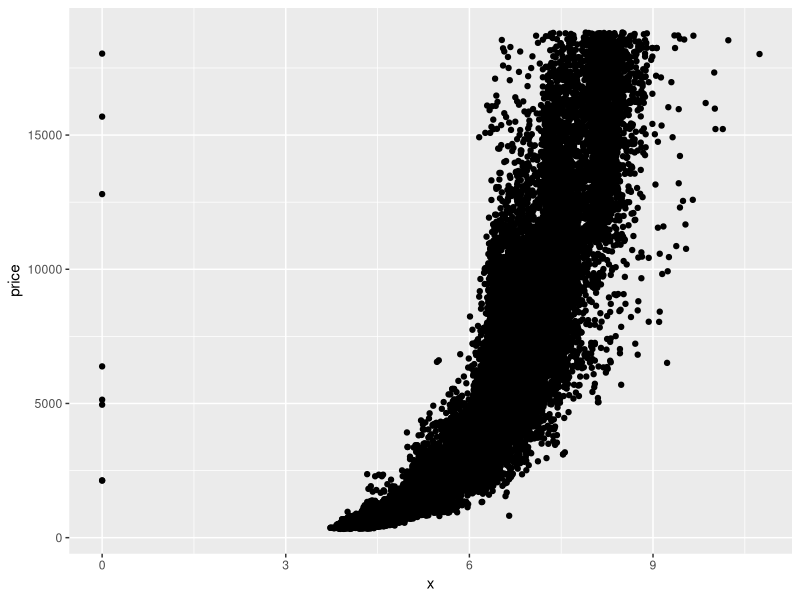
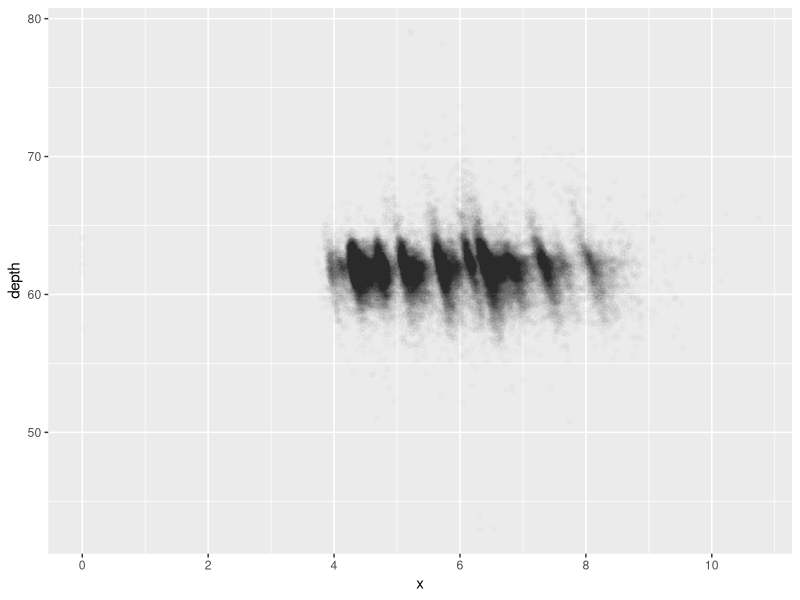
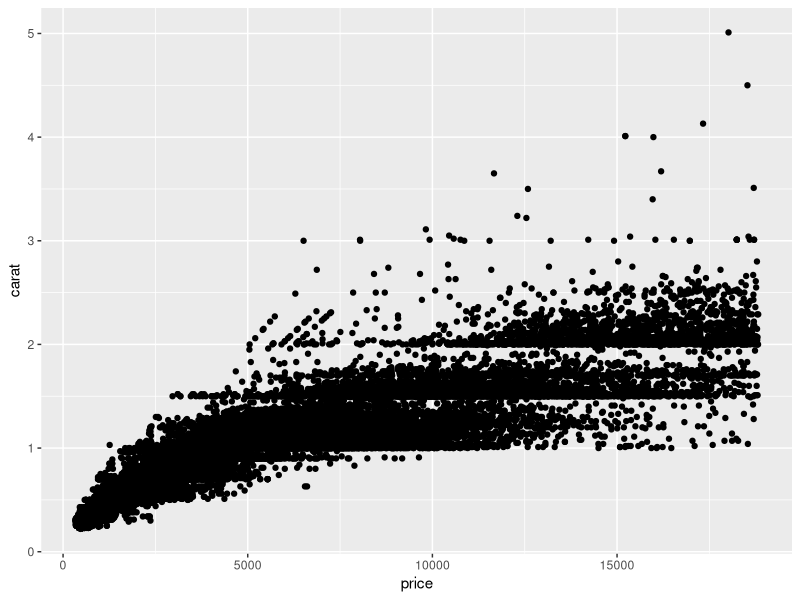
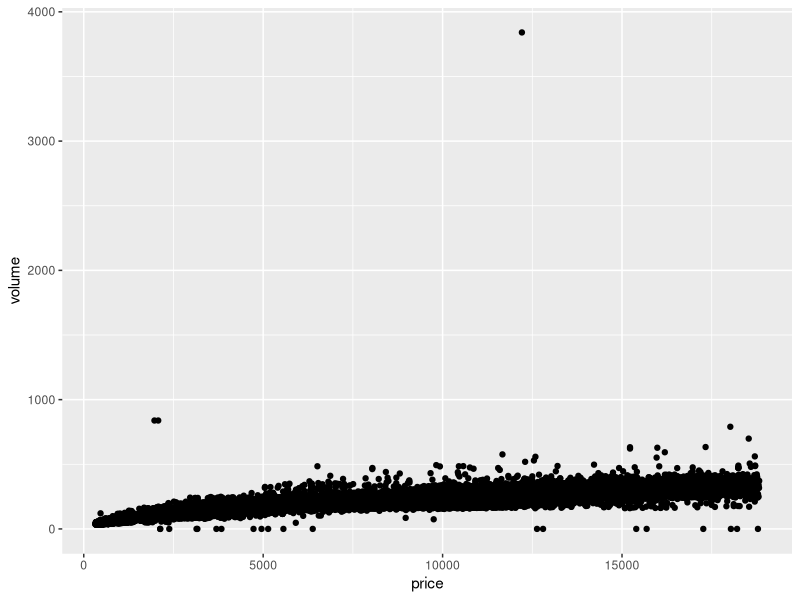
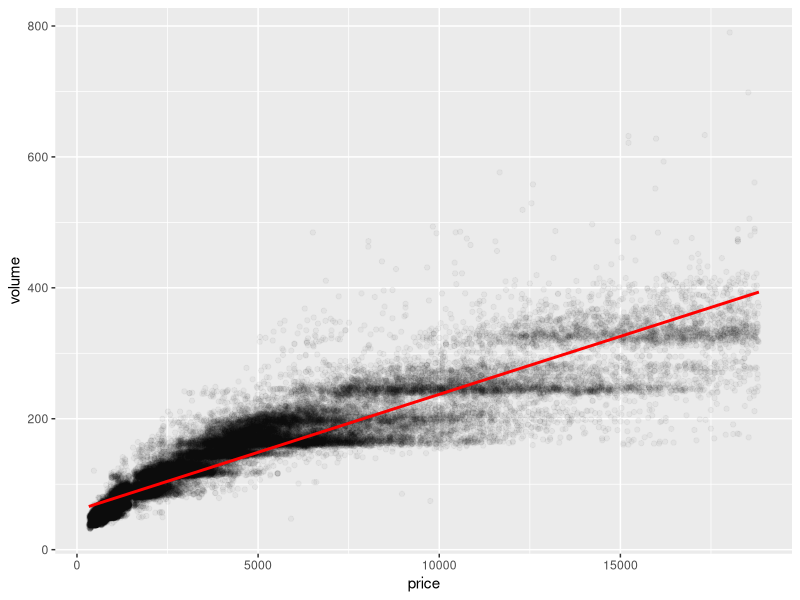
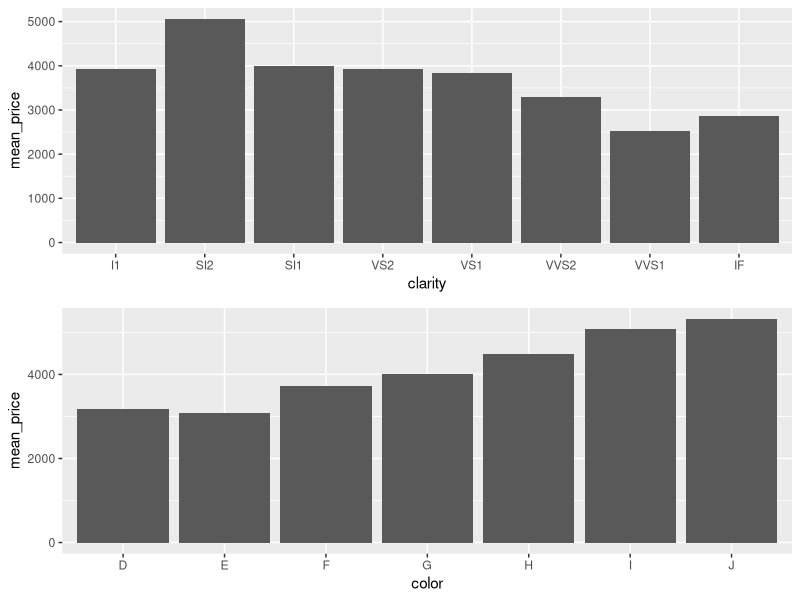

Write R code to recreate these figures, in order.
## ---- chunk 1
library(ggplot2)
library(gridExtra)
library(dplyr) 
library(tidyr)
data(diamonds)
## ---- chunk 2
ggplot(data = diamonds, aes(x = x, y = price)) + 
  geom_point() 
## ---- chunk 3
with(diamonds, cor.test(x, price))
with(diamonds, cor.test(y, price))
with(diamonds, cor.test(z, price))
## ---- chunk 4
ggplot(data = diamonds, aes(x = x, y = depth)) + 
  geom_jitter(alpha=1/100, position = position_jitter(h = 0)) +
  scale_x_continuous(breaks=seq(0, 10, 2))
## ---- chunk 5
with(diamonds, cor.test(depth, price))
## ---- chunk 6
ggplot(data = subset(diamonds, price > unname(quantile(price, .01)) | carat > unname(quantile(carat, .01))), aes(x = price, y = carat)) +
  geom_point()
## ---- chunk 7
diamonds$volume = diamonds$x * diamonds$y * diamonds$z
ggplot(data = diamonds, aes(x = price, y = volume)) +
  geom_point()
## ---- chunk 8
with(subset(diamonds, volume > 0 & volume <= 800), cor.test(price, volume))
## ---- chunk 9
ggplot(data = subset(diamonds, volume > 0 & volume <= 800), aes(x = price, y = volume)) +
  geom_jitter(alpha=1/25, position = position_jitter(h = 0)) +
  geom_smooth(method = "lm", color = "red")
## ---- chunk 10
diamondsByClarity <- diamonds %>%
  group_by(clarity) %>% 
  summarise(mean_price = mean(price)
            , median_price = median(price)
            , min_price = min(price)
            , max_price = max(price)
            , n = n()) %>%
  arrange(clarity)
## ---- chunk 11
diamonds_by_clarity <- group_by(diamonds, clarity)
diamonds_mp_by_clarity <- summarise(diamonds_by_clarity, mean_price = mean(price))

p1 <- ggplot(data = diamonds_mp_by_clarity, aes(x = clarity, y = mean_price)) + geom_col()

diamonds_by_color <- group_by(diamonds, color)
diamonds_mp_by_color <- summarise(diamonds_by_color, mean_price = mean(price))

p2 <- ggplot(data = diamonds_mp_by_color, aes(x = color, y = mean_price)) + geom_col()

grid.arrange(p1, p2, ncol=1)

